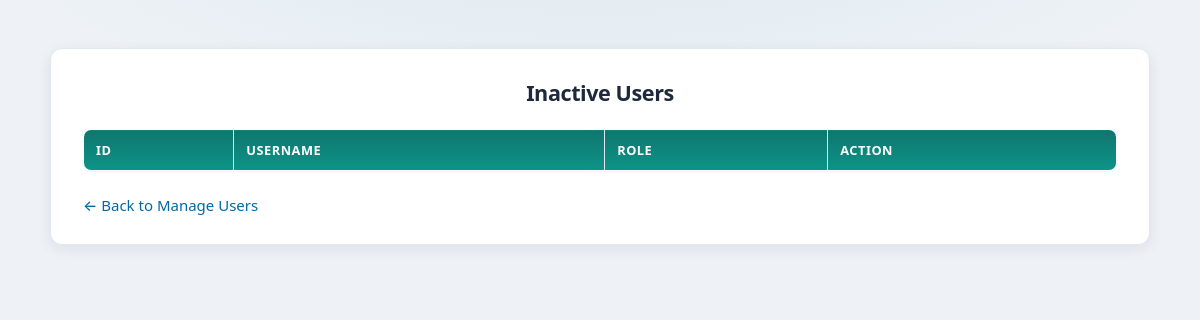
The app's page /inactive_users.php (signed in), older data.
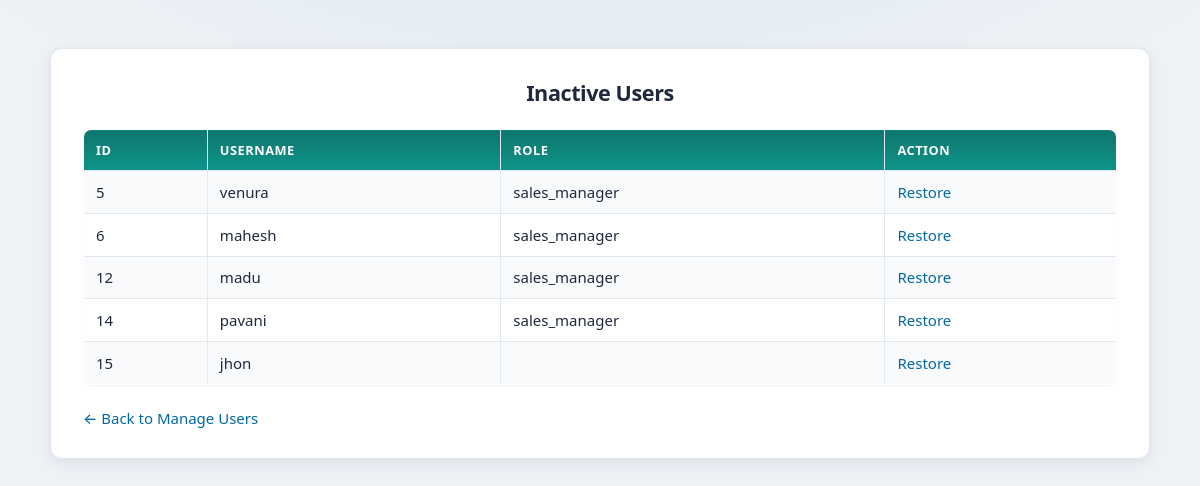
The same page, newer data.
### tables this page shows
CREATE TABLE IF NOT EXISTS `users` (
  `user_id` int NOT NULL AUTO_INCREMENT,
  `username` varchar(50) NOT NULL,
  `password` varchar(250) NOT NULL,
  `role` enum('admin','sales_manager','production_manager','inventory_manager') NOT NULL,
  `status` varchar(20) DEFAULT 'active',
  PRIMARY KEY (`user_id`),
  UNIQUE KEY `username` (`username`)
);

### inactive_users.php (the view, shortened to what this page needs)
<?php
include 'includes/config.php';
$result = mysqli_query($conn, "SELECT * FROM users WHERE status='inactive'");
?>
<!DOCTYPE html>
<html>
<head>
    <link rel="stylesheet" href="style.css">
</head>
<body>
<div class="login-box">
    <h2>Inactive Users</h2>
    <table border="1" width="100%">
        <tr>
            <th>ID</th>
            <th>Username</th>
            <th>Role</th>
            <th>Action</th>
        </tr>
        <?php while($row = mysqli_fetch_assoc($result)){ ?>
            <tr>
                <td><?php echo $row['user_id']; ?></td>
                <td><?php echo $row['username']; ?></td>
                <td><?php echo $row['role']; ?></td>
                <td>
                    <a href="inactive_users.php?restore=<?php echo $row['user_id']; ?>"
                       onclick="return confirm('Restore this user?')">
                        Restore
                    </a>
                </td>
            </tr>
        <?php } ?>
    </table>
    <br>
    <a href="manage_users.php">← Back to Manage Users</a>
</div>
</body>
</html>

### style.css (style rules this page uses)
:root { --color-bg: #eef2f7; --color-bg-elevated: #ffffff; --color-text: #1e293b; --color-text-muted: #64748b; --color-primary: #0f766e; --color-primary-hover: #0d9488; --color-primary-soft: rgba(15, 118, 110, 0.12); --color-accent: #0369a1; --color-border: #e2e8f0; --color-success: #15803d; --color-danger: #b91c1c; --color-warning-bg: #fff7ed; --shadow-sm: 0 1px 2px rgba(15, 23, 42, 0.06); --shadow-md: 0 4px 14px rgba(15, 23, 42, 0.08); --shadow-lg: 0 12px 40px rgba(15, 23, 42, 0.1); --radius: 12px; --radius-sm: 8px; --font: system-ui, -apple-system, "Segoe UI", Roboto, "Helvetica Neue", Arial, sans-serif; --max-content: 1100px; }
*, *::before, *::after { box-sizing: border-box; }
html { -webkit-text-size-adjust: 100%; }
body { margin: 0; min-height: 100vh; padding: 1rem 1.25rem 2rem; font-family: var(--font); font-size: 15px; line-height: 1.5; color: var(--color-text); background: var(--color-bg); background-image: radial-gradient(ellipse 120% 80% at 50% -20%, rgba(15, 118, 110, 0.08), transparent 50%); }
h2 { margin: 0 0 1rem; font-weight: 600; font-size: 1.35rem; letter-spacing: -0.02em; text-align: center; color: var(--color-text); }
a { color: var(--color-accent); text-decoration: none; font-weight: 500; transition: color 0.15s ease; }
.login-box { width: 100%; max-width: var(--max-content); margin: 2rem auto; padding: 1.75rem 2rem; background: var(--color-bg-elevated); border-radius: var(--radius); box-shadow: var(--shadow-md); border: 1px solid var(--color-border); }
.login-box h2 { text-align: center; margin-bottom: 1.25rem; }
table { width: 100%; border-collapse: collapse; background: var(--color-bg-elevated); border-radius: var(--radius-sm); overflow: hidden; box-shadow: var(--shadow-sm); border: 1px solid var(--color-border); }
th { background: linear-gradient(180deg, #0f766e 0%, #0d9488 100%); color: #fff; padding: 0.65rem 0.75rem; text-align: left; font-size: 0.8rem; font-weight: 600; text-transform: uppercase; letter-spacing: 0.04em; }
td { padding: 0.6rem 0.75rem; border-bottom: 1px solid var(--color-border); text-align: left; }
tr:nth-child(even) { background: #f8fafc; }
tr:last-child td { border-bottom: none; }

Row changes from the older to the newer data that the page shows:
added users: user_id "5", username "venura", role "sales_manager"
added users: user_id "6", username "mahesh", role "sales_manager"
added users: user_id "12", username "madu", role "sales_manager"
added users: user_id "14", username "pavani", role "sales_manager"
added users: user_id "15", username "jhon"
